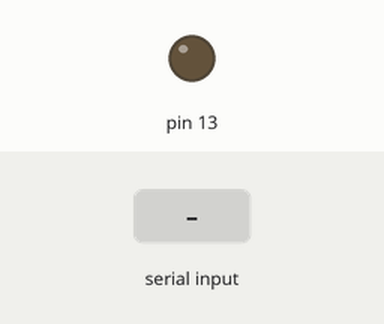
Recording of a sketch running on a simulated Arduino Uno, built with avr-gcc and run on an emulated ATmega328P. Parts: output pins drawn as LEDs (lit = HIGH). Inputs (shaded band) come from the test bench.

Above: at 1.2 s.
1.3 s: "1" received over Serial
At 1.8 s:
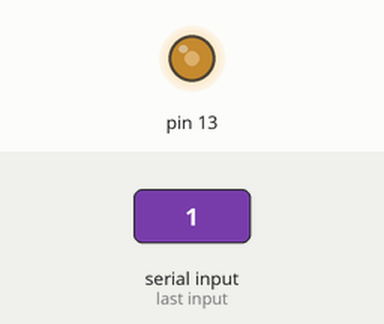
Timing chart, 0 to 4.3 s (numbered marks = the images above; inputs shaded):
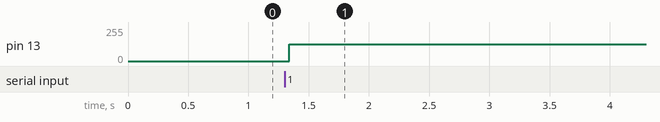

Measured:
- after the input at 1.3 s, pin 13: 0/255 → 127/255 at once

The sketch:

btSlave.ino
```cpp
bool isL = false;

void setup() {
 Serial.begin(38400);
 pinMode(13, OUTPUT);
}

void loop() {
  while(Serial.available()){
    digitalWrite(13,isL = !isL);
  }
}
```
